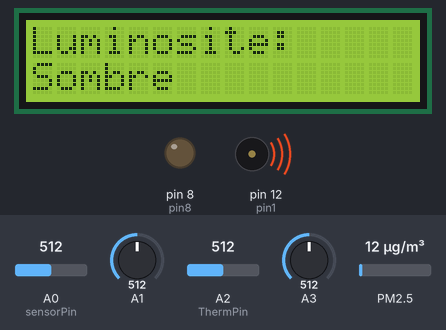
Bench run of a sketch on a simulated Arduino Uno, built with avr-gcc and run on an emulated ATmega328P. Shown: 16×2 character LCD, output pins drawn as LEDs (lit = HIGH), buzzer (waves = sounding). Wiring (inferred from the names in the program): dust sensor: data pin 3. The inputs (shaded band) are chosen by the test bench; at power-on: A1 = 512, PM2.5 12 µg/m³, A2 (ThermPin) = 512, A0 (sensorPin) = 512, A3 = 512. What the sketch prints to the serial monitor is not drawn.

Above: at 1.8 s.
1.9 s: A1 set to 410
9.4 s: A1 set to 389
At 11.5 s:
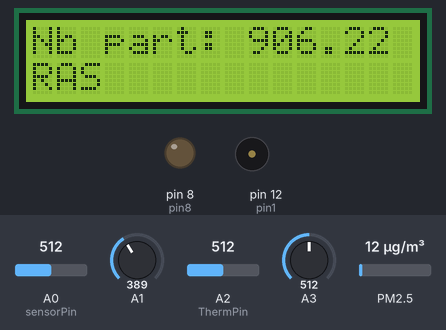
15.0 s: PM2.5 set to 225 µg/m³
At 19.5 s:
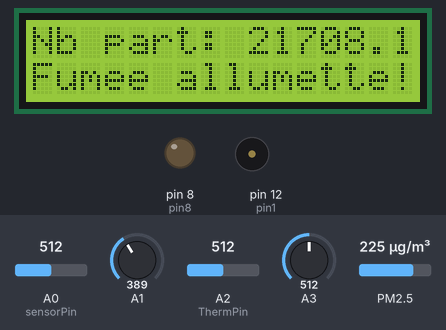
22.3 s: A1 set to 660
At 25.6 s:
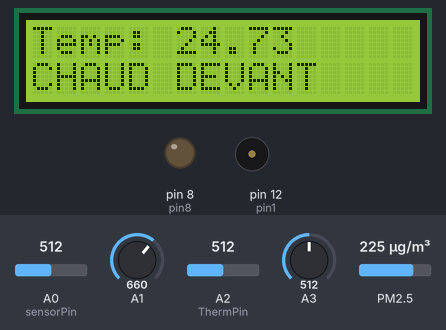
30.0 s: A2 (ThermPin) set to 476
At 32.6 s:
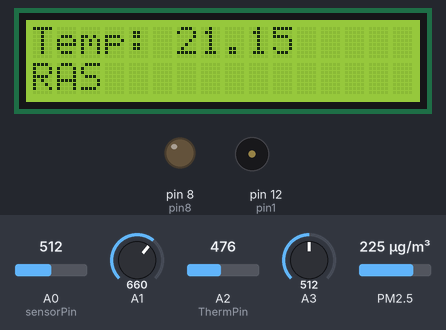
33.6 s: A1 set to 608
36.0 s: A1 set to 591
At 36.6 s:
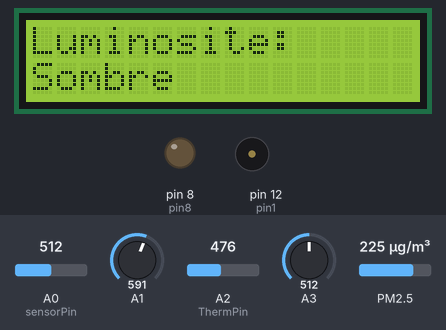
Timing chart, 0 to 38.7 s (numbered marks = the images above; inputs shaded):
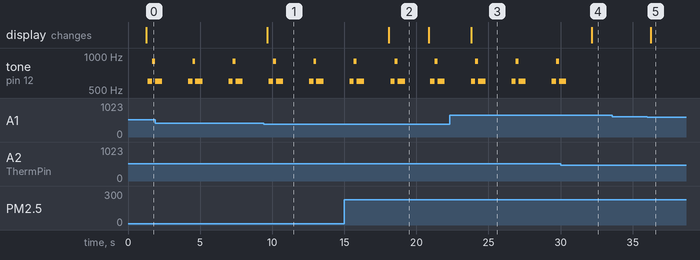

Measured:
- the behaviour switches between 400 and 399 on A1 (found by bisection; images 0 and 1)
- the behaviour switches between 485 and 484 on A2 (ThermPin) (found by bisection; images 3 and 4)
- the behaviour switches between 600 and 599 on A1 (found by bisection; images 4 and 5)
- after the input at 9.4 s, the display: changes after 0.26 s (image 1)
- after the input at 15.0 s, the display: changes after 3.1 s (image 2)
- after the input at 22.3 s, the display: changes after 1.5 s (image 3)
- after the input at 30.0 s, tone on pin 12 (pin1): goes on until 30.4 s, then stays silent; the display: changes after 2.2 s (image 4)
- after the input at 33.6 s, every drawn part: stays the same
- after the input at 36.0 s, the display: changes after 0.26 s (image 5)

The sketch:

Derniercode.ino
```cpp
//affichage d'un texte sur un LCD

#include <Wire.h>
#include <LiquidCrystal_I2C.h>
#include <SoftwareSerial.h>
SoftwareSerial mySerial(11,13);

/*capteur particules*/

unsigned long duration;
unsigned long starttime;
unsigned long sampletime_ms = 1000;//sampe 1s ;
unsigned long lowpulseoccupancy = 0;
float ratio = 0;
float concentration = 0;
/* ----------- */

int ana2;// potentiomètre
int ana3; // luminosité
const int sensorPin=A0;
int smoke_level=-1; //Initialise le niveau de fumée à une valeur impossible au débogage. Si on voit la valeur -1 sur la sortie,
                      //on sait que ce n'est pas une valeur lue par analalogRead()
int pin1= 12;

int pin8= 8;// pin buzzer
int pin3=3;// pin capteur particules

LiquidCrystal_I2C lcd(0x27,16,2);  // set the LCD address to 0x27 for a 16 chars and 2 line display


int ThermPin = 2;
int V; // tension analogique
float R1 = 10000; // valeur de la Resistance en série
float logR2, R2, T;
float c1 = 1.009249522e-03, c2 = 2.378405444e-04, c3 = 2.019202697e-07; //coeficients trouvés sur internet

void setup(){
  mySerial.begin(9600);
  pinMode(3,INPUT);
  lcd.init(); //initialise le nombre de colonnes et de lignes
  lcd.backlight(); // active le rétro éclairage
  Serial.begin(9600);
  pinMode(sensorPin,INPUT);
  pinMode(pin1, OUTPUT);
  pinMode(pin8, OUTPUT);
  starttime = millis();//get the current time;


  }
void loop(){
  duration = pulseIn(pin3, LOW);
  lowpulseoccupancy = lowpulseoccupancy+duration;
  ana2= analogRead(1);//lit la sortie analogique d'un potentiomètre permettant de gerer l'affichage lcd
  ana3 = analogRead(3);
  if ((millis()-starttime) > sampletime_ms)//if the sampel time == 30s
  {
    ratio = lowpulseoccupancy/(sampletime_ms*10.0);  // Integer percentage 0=>100
    concentration = 1.1*pow(ratio,3)-3.8*pow(ratio,2)+520*ratio+0.62; // using spec sheet curve
    Serial.print("concentration = ");
    Serial.print(concentration);
    mySerial.print(concentration);
    mySerial.print("$0");
    Serial.print(" pcs/0.01cf  -  ");


  if (ana3>650){
    mySerial.print("nuit$3");
    if (ana2>400 && ana2<600){


        lcd.clear();
        lcd.setCursor(0,0); //le curseur se positionne à la 1ère colonne, 2ième ligne
        lcd.print("Luminosite:  ");
        lcd.setCursor(0,1);
        lcd.print("nuit");

    }
  }
  if (ana3>250&& ana3<650){
    mySerial.print("Sombre$3");
    if (ana2>400 && ana2<600){


        lcd.clear();
        lcd.setCursor(0,0); //le curseur se positionne à la 1ère colonne, 2ième ligne
        lcd.print("Luminosite:  ");
        lcd.setCursor(0,1);
        lcd.print("Sombre");

    }
  }
  if (ana3<250){
    mySerial.print("jour$3");
    if (ana2>400 && ana2<600){


        lcd.clear();
        lcd.setCursor(0,0); //le curseur se positionne à la 1ère colonne, 2ième ligne
        lcd.print("Luminosite:  ");
        lcd.setCursor(0,1);
        lcd.print("jour");

    }
  }

  if( ana2>200 && ana2<400){

          lcd.clear();
          lcd.setCursor(0,0); //le curseur se positionne à la 1ère colonne, 2ième ligne
          lcd.print("Nb part: ");
          lcd.print(concentration);
          lcd.setCursor(0,1);
          lcd.print("RAS");
        }
    if (concentration<20000){
      mySerial.print("RAS$5");
    }
      if (concentration > 20000 && concentration < 315000) {
        mySerial.print("FUMEE!$5");
        if( ana2>200 && ana2<400){
          Serial.println("Fumée alumettes detectée");
          lcd.clear();
          lcd.setCursor(0,0); //le curseur se positionne à la 1ère colonne, 2ième ligne
          lcd.print("Nb part: ");
          lcd.print(concentration);
          lcd.setCursor(0,1);
          lcd.print("Fumee allumette!");

        }

    }
      if (concentration > 315000) {
        mySerial.print("DANGER!$5");
        if( ana2>200 && ana2<400){
          Serial.println("Fumée importante danger");
          lcd.clear();
          lcd.setCursor(0,0); //le curseur se positionne à la 1ère colonne, 2ième ligne
          lcd.print("Nb part: ");
          lcd.print(concentration);
          lcd.setCursor(0,1);
          lcd.print("DANGER ");

        }
        buzzer();


  }


  smoke_level=analogRead(sensorPin); // MQ-2 est un capteur simple de résistance analogique
  Serial.println(smoke_level);
  mySerial.print(smoke_level);
  mySerial.print("$1");


  if (smoke_level >600)  { //condition pour que le capteur soit en alerte
    mySerial.print("Fumée!$6");
    if(ana2<200){
    lcd.setCursor(0,1); //le curseur se positionne à la 1ère colonne, 2ième ligne
    lcd.clear();

    lcd.print("Alerte Fumee");

    lcd.clear();}


    Serial.println("Fumée détectée");
    buzzer();       // fonction buzzer plus pour eviter de repeter du code


  }

  else{
    mySerial.print("RAS$6");
    if(ana2<200){
    lcd.clear();
    lcd.setCursor(0,0); //le curseur se positionne à la 1ère colonne, 2ième ligne
    lcd.print("Taux:");
    lcd.print(smoke_level);

    lcd.setCursor(0,1);
    lcd.print("RAS");}
    digitalWrite(8,LOW);
    noTone(12);
  }
  delay(100);

  // partie capteur temperature

  V = analogRead(ThermPin);

  R2 = R1 * (1023.0 / (float)V - 1.0);// valeur Thermistance
  logR2 = log(R2);
  T = (1.0 / (c1 + c2*logR2 + c3*logR2*logR2*logR2)); // formule pour trouver T
  T = T - 273.15;
  mySerial.print(T);
  mySerial.print("$2");
  if(ana2>600){
  lcd.clear();
  lcd.setCursor(0,0);
  lcd.print("Temp: ");
  lcd.print(T);
  lcd.setCursor(0,1);
  lcd.print("RAS");


  }
  if(T>22){
    mySerial.print("CHAUD!$7");

    if(ana2>600){
      lcd.clear();
      lcd.setCursor(0,0);
      lcd.print("Temp: ");
      lcd.print(T);
      lcd.setCursor(0,1);
      lcd.print("CHAUD DEVANT");
      }
    buzzer();
  }
  else{
    mySerial.print("RAS$7");
  }
  Serial.print("Temperature: ");
  Serial.print(T);
  Serial.println(" C");

  delay(50);


  if ((smoke_level >600) && (T>28)) {

    doublebuzzer();

  }
  lowpulseoccupancy = 0;
  starttime = millis();
 }


}
void buzzer(){
    tone (12, 600); // allume le buzzer actif arduino
    delay(300);
    tone(12, 900); // allume le buzzer actif arduino
    delay(200);
    tone(12, 600); // allume le buzzer actif arduino
    delay(500);
    noTone(12);  // désactiver le buzzer actif arduino
    delay(500); }

void doublebuzzer(){
    digitalWrite(pin8,HIGH);

    tone (12, 600); // allume le buzzer actif arduino
    delay(300);
    tone(12, 900); // allume le buzzer actif arduino
    delay(200);
    tone(12, 600); // allume le buzzer actif arduino
    digitalWrite(pin8,HIGH);
    delay(500);
    noTone(12);  // désactiver le buzzer actif arduino
    delay(500); }
```
